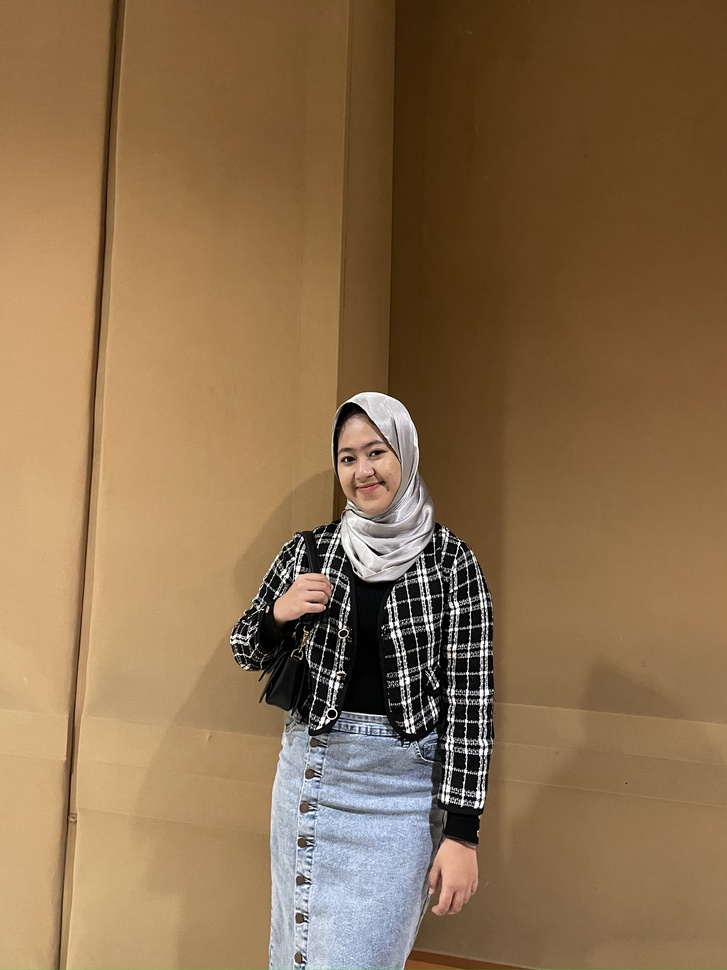
#> input picture fotoinna.jpg, 727 x 970 px, shrunk from 2874 x 3833 before the run
$ jupyter execute 'UAS PCD.ipynb'
#> lines starting #> are read from the running program, lines starting #| are printed output that depends on the picture
[cell 1]
import cv2
import numpy as np
import matplotlib.pyplot as plt

[cell 2]
# Membaca gambar
image = cv2.imread('fotoinna.jpg')
#> image is the input picture: shape (970, 727, 3); mean B, G, R 77.4, 110.8, 139.9

[cell 3]
# Median Filtering
median_filtered = cv2.medianBlur(image, 5)

# Menampilkan hasil
plt.figure(figsize=(10, 5))
plt.subplot(1, 2, 1), plt.imshow(cv2.cvtColor(image, cv2.COLOR_BGR2RGB)), plt.title('citra asli')
plt.subplot(1, 2, 2), plt.imshow(cv2.cvtColor(median_filtered, cv2.COLOR_BGR2RGB)), plt.title('After Median Filtering')
plt.show()
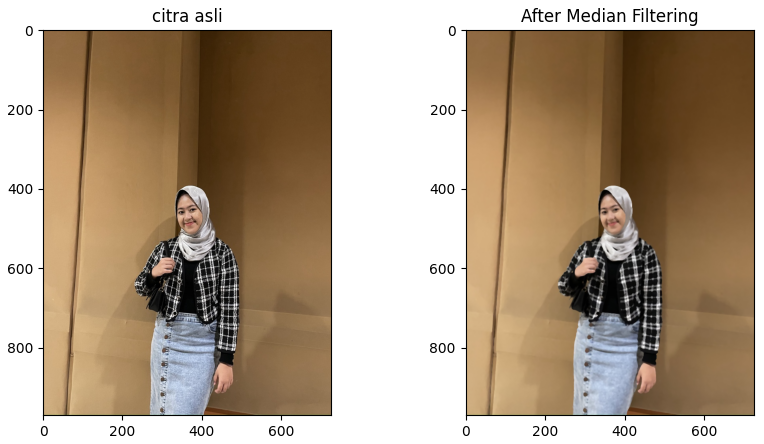
#> figure drawn by matplotlib, 2 panels

[cell 4]
# Konversi gambar ke grayscale
gray_image = cv2.cvtColor(image, cv2.COLOR_BGR2GRAY)
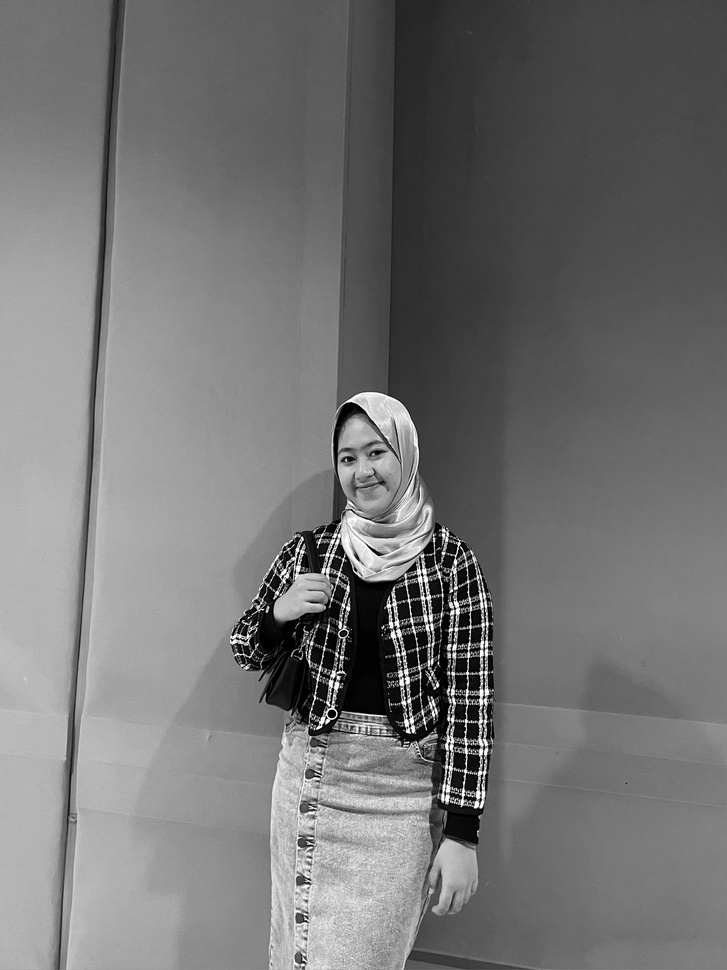
#> gray_image: shape (970, 727); min 0, max 255, mean 115.7

[cell 5]
def mean_filter(image, kernel_size):
    # Mendapatkan dimensi gambar
#> called with kernel_size = 5
    h, w = image.shape
#> h = 970; w = 727

    # Membuat padding untuk gambar
    pad_size = kernel_size // 2
    padded_image = cv2.copyMakeBorder(image, pad_size, pad_size, pad_size, pad_size, cv2.BORDER_CONSTANT, value=0)
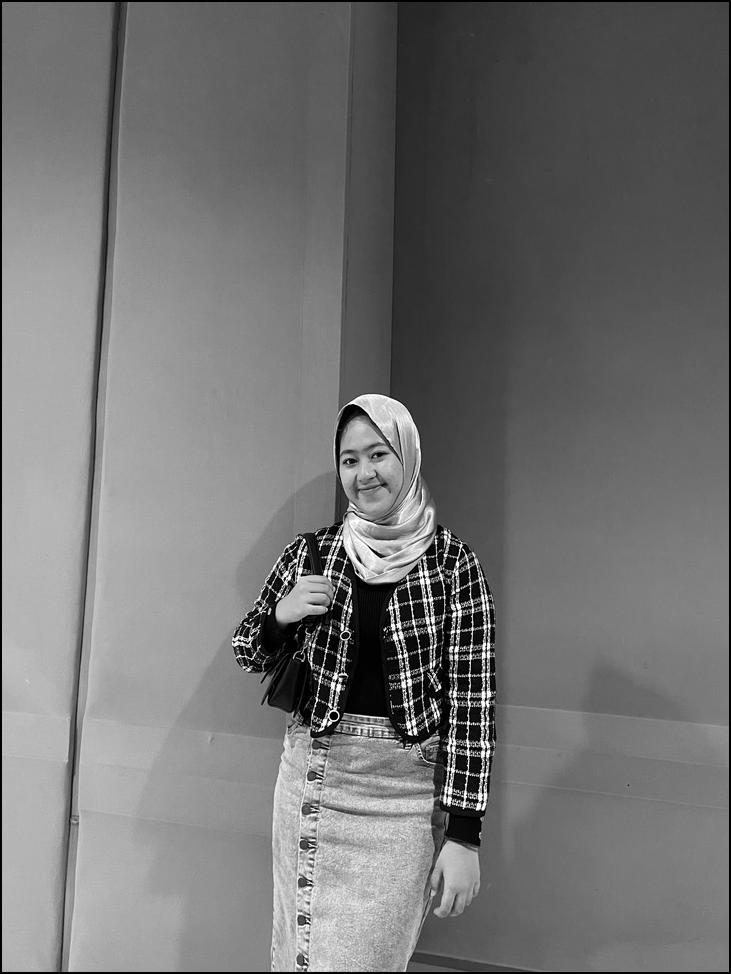
#> padded_image: shape (974, 731); min 0, max 255, mean 114.6

    # Membuat hasil gambar kosong
    mean_filtered = np.zeros_like(image)

    # Melakukan mean filtering
    for i in range(h):
        for j in range(w):
            # Mengambil nilai dari kernel
            kernel = padded_image[i:i+kernel_size, j:j+kernel_size]
            mean_value = np.mean(kernel)
            mean_filtered[i, j] = mean_value
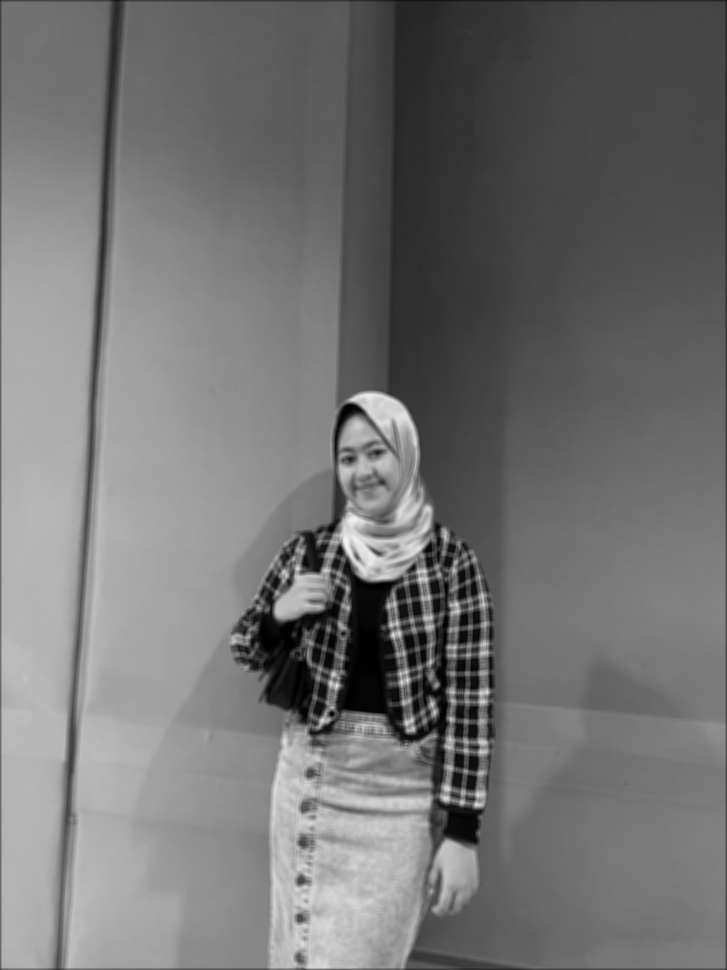
#> mean_filtered: shape (970, 727); min 0, max 242, mean 114.9

    return mean_filtered

[cell 6]
# Mean Filtering dengan kernel size 5
mean_filtered = mean_filter(gray_image, 5)

# Menampilkan hasil
plt.figure(figsize=(10, 5))
plt.subplot(1, 2, 1), plt.imshow(gray_image, cmap='gray'), plt.title('Original Image')
plt.subplot(1, 2, 2), plt.imshow(mean_filtered, cmap='gray'), plt.title('Mean Filtered')
plt.show()

$ run again, with ssfoto.PNG saved as fotoinna.jpg
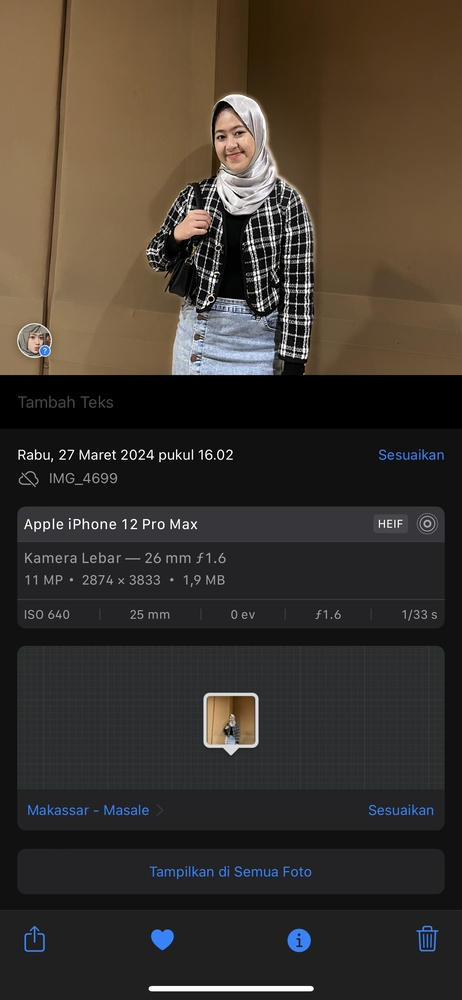
#> input picture ssfoto.PNG, 462 x 1000 px, shrunk from 1284 x 2778 before the run
#> image is the input picture: shape (1000, 462, 3); mean B, G, R 47.4, 55, 62.2
#> `plt.show()`:
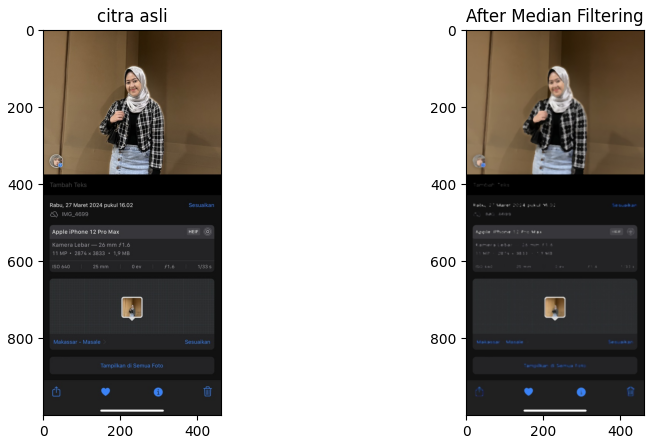
#> figure drawn by matplotlib, 2 panels
#> after the loop in mean_filter, `for i in range(h):`:
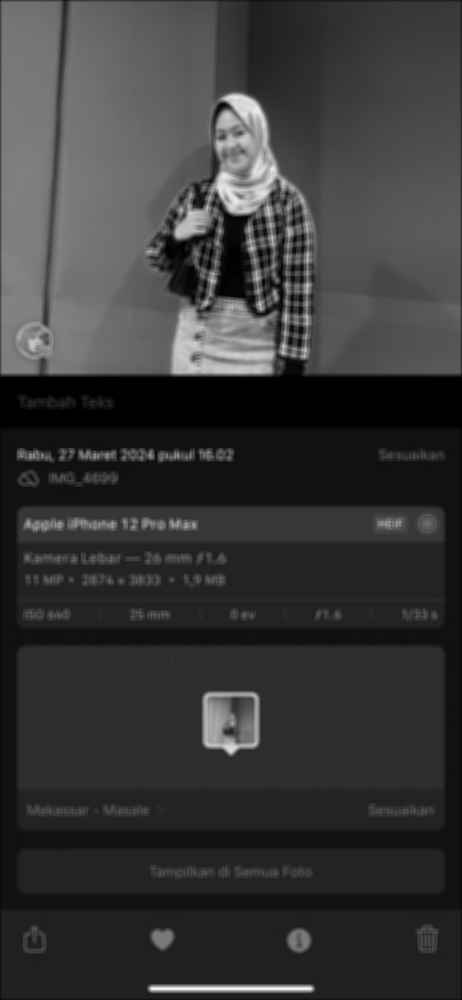
#> mean_filtered: shape (1000, 462); min 0, max 252, mean 55.7
